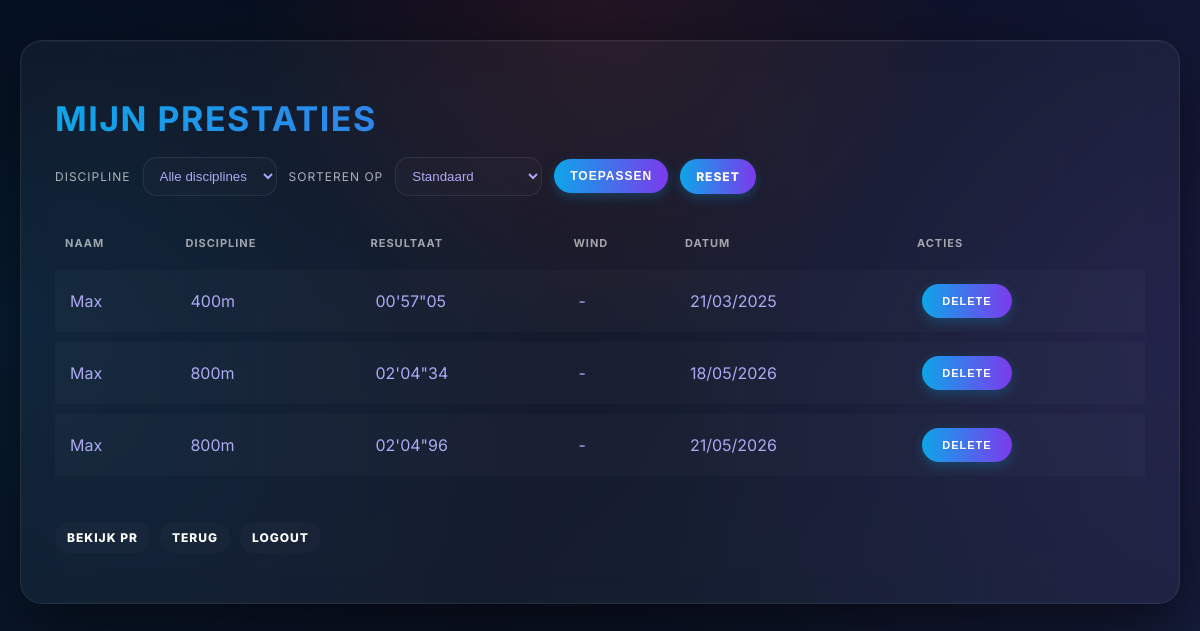
Screenshot of /performances (signed in) with the database file from the repository.
### tables this page shows
CREATE TABLE performances (
    id INTEGER PRIMARY KEY AUTOINCREMENT,
    user_id INTEGER,
    name TEXT,
    discipline TEXT,
    result REAL,
    date TEXT
, wind_speed REAL, wind_direction TEXT);

### app.py (the view)
@app.route("/performances")
def performances():
    if session.get("admin"):
        query = "SELECT * FROM performances"
        params = []
    else:
        if "user_id" not in session:
            return redirect("/login")
        query = "SELECT * FROM performances WHERE user_id = ?"
        params = [session["user_id"]]
    discipline = request.args.get("discipline")
    sort = request.args.get("sort")
    if discipline and discipline in DISCIPLINES:
        query += " AND discipline = ?" if "WHERE" in query else " WHERE discipline = ?"
        params.append(discipline)
    if sort in ["fastest", "slowest"]:
        rows = db.execute(query, *params)
        rows = sorted(rows,
                      key=lambda r: parse_result_seconds(r.get("result")),
                      reverse=(sort == "slowest"))
    else:
        rows = db.execute(query, *params)
    rows = annotate_wind(rows)
    return render_template(
        "performances.html",
        performances=rows,
        disciplines=DISCIPLINES
    )

### app.py (called while the page is built, shortened)
@app.template_filter('format_date')
def format_date(value):
    if not value:
        return ""
    if isinstance(value, datetime):
        return value.strftime("%d/%m/%Y")
    text = str(value).strip()
    for fmt in ("%Y-%m-%d", "%d/%m/%Y", "%Y/%m/%d", "%d-%m-%Y"):
        try:
            parsed = datetime.strptime(text, fmt)
            return parsed.strftime("%d/%m/%Y")
        except ValueError:
            continue
    return text

def annotate_wind(rows):
    for row in rows:
        row["invalid_wind"] = False
        wind_speed = row.get("wind_speed")
        wind_direction = row.get("wind_direction")
        if wind_speed is None or wind_speed == "":
            continue
    return rows

### templates/performances.html (shortened to what this page needs)
<!doctype html>
<html lang="nl">
<head>
    <link rel="stylesheet" href="{{ url_for('static', filename='style.css') }}">
</head>
<body>
<div class="container">
<h1>Mijn prestaties</h1>
<form method="get" action="/performances" class="filter-form">
    <label for="discipline">
        Discipline
    </label>
    <select id="discipline" name="discipline">
        <option value="">
            Alle disciplines
        </option>
    </select>
    <label for="sort">
        Sorteren op
    </label>
    <select id="sort" name="sort">
        <option value="" {% if not selected_sort %}selected{% endif %}>
            Standaard
        </option>
    </select>
    <button type="submit">
        Toepassen
    </button>
    <a href="/performances" class="btn-reset">
        Reset
    </a>
</form>
<table class="results">
    <thead>
        <tr>
            <th>Naam</th>
            <th>Discipline</th>
            <th>Resultaat</th>
            <th>Wind</th>
            <th>Datum</th>
            <th>Acties</th>
        </tr>
    </thead>
    <tbody>
        {% for p in performances %}
        <tr>
            <td>{{ p.name }}</td>
            <td>{{ p.discipline }}</td>
            <td>{{ p.result }}</td>
            <td>
                {% if p.wind_speed %}
                    {% if p.invalid_wind %}
                        <span style="color:#f87171">
                            {{ p.wind_direction }}
                            {{ p.wind_speed }} m/s
                        </span>
                    {% else %}
                        {{ p.wind_direction }}
                        {{ p.wind_speed }} m/s
                    {% endif %}
                {% else %}
                    -
                {% endif %}
            </td>
            <td>{{ p.date | format_date }}</td>
            <td class="action-cell">
                <form action="/delete" method="post" style="margin:0;">
                    <button type="submit" class="btn-action btn-delete">
                        Delete
                    </button>
                </form>
            </td>
        </tr>
        {% endfor %}
    </tbody>
</table>
<br>
<ul class="main-menu" style="list-style: none; padding: 0; display: flex; gap: 10px;">
    <li><a href="/pr">Bekijk PR</a></li>
    <li><a href="/">Terug</a></li>
    <li><a href="/logout">Logout</a></li>
</ul>
</div>
</body>
</html>

### static/style.css (style rules this page uses)
:root { --track-red: #ef4444; --track-orange: #f97316; --track-yellow: #facc15; --track-blue: #0ea5e9; --track-purple: #7c3aed; --good: #22c55e; --bad: #f87171; --glass: rgba(255,255,255,0.04); --glass-border: rgba(255,255,255,0.08); --text: #aca9f3; --muted: rgba(255,255,255,0.65); }
body { margin:0; font-family: Inter, system-ui, Arial; color: var(--text); background: radial-gradient(circle at top, rgba(239,68,68,0.12), transparent 40%), radial-gradient(circle at left, rgba(14,165,233,0.12), transparent 45%), radial-gradient(circle at right, rgba(124,58,237,0.12), transparent 45%), linear-gradient(135deg, #050816, #101b32); padding:40px 20px; }
.container { max-width:1200px; margin:0 auto; padding:34px; border-radius:22px; background: var(--glass); backdrop-filter: blur(16px); -webkit-backdrop-filter: blur(16px); border:1px solid var(--glass-border); box-shadow: 0 25px 70px rgba(0,0,0,0.6), inset 0 1px 0 rgba(255,255,255,0.04); position:relative; overflow:hidden; }
.container::before { content:""; position:absolute; top:0; left:0; width:100%; height:100%; background: repeating-linear-gradient( 90deg, rgba(255,255,255,0.02) 0px, rgba(255,255,255,0.02) 1px, transparent 1px, transparent 80px ); opacity:0.3; pointer-events:none; }
h1 { font-size:34px; margin-bottom:18px; letter-spacing:1.5px; text-transform:uppercase; background: linear-gradient(90deg, var(--track-blue), var(--track-purple)); -webkit-background-clip:text; -webkit-text-fill-color:transparent; }
input, select, textarea { border-radius:14px; border:1px solid var(--glass-border); background: rgba(255,255,255,0.02); color: var(--text); padding:10px 12px; outline:none; }
.btn-action { display: inline-flex !important; align-items: center !important; justify-content: center !important; width: 90px !important; height: 34px !important; padding: 0 !important; border: none !important; outline: none !important; border-radius: 999px !important; font-weight: 800 !important; text-transform: uppercase !important; letter-spacing: 1px !important; font-size: 11px !important; color: white !important; background: linear-gradient(90deg, var(--track-blue), var(--track-purple)) !important; box-shadow: 0 4px 12px rgba(14, 165, 233, 0.25) !important; transition: all 0.2s ease !important; text-decoration: none !important; white-space: nowrap !important; cursor: pointer !important; }
button, .btn-reset, a { display: inline-flex; align-items: center; justify-content: center; padding: 10px 16px; border: none; outline: none; border-radius: 999px; font-weight: 800; text-transform: uppercase; letter-spacing: 1px; font-size: 12px; color: white; background: linear-gradient(90deg, var(--track-blue), var(--track-purple)); box-shadow: 0 4px 12px rgba(14, 165, 233, 0.25); transition: all 0.2s ease; text-decoration: none; white-space: nowrap; cursor: pointer; }
.filter-form { display:flex; gap:12px; flex-wrap:wrap; align-items:center; margin-bottom:20px; }
.filter-form label { font-size:12px; color: var(--muted); text-transform:uppercase; letter-spacing:1px; }
.results { width:100%; border-collapse:separate; border-spacing:0 10px; }
.results th { text-align:left; font-size:11px; color:rgba(255,255,255,0.6); text-transform:uppercase; letter-spacing:1px; padding:10px; }
.results td { padding:14px 12px; background: rgba(255,255,255,0.02); border-left: 3px solid transparent; }
.results td.action-cell, .results td:last-child { display: flex !important; gap: 8px !important; align-items: center !important; justify-content: flex-start !important; }
.results tbody tr { transition: all 0.2s ease; }
.main-menu a { display:inline-block; padding:8px 12px; border-radius:14px; background: rgba(255,255,255,0.02); box-shadow: none !important; }

### rows the page displays
performances: name "Max", discipline "400m", result "00'57\"05", date "21/03/2025"
performances: name "Max", discipline "800m", result "02'04\"34", date "18/05/2026"
performances: name "Max", discipline "800m", result "02'04\"96", date "21/05/2026"
